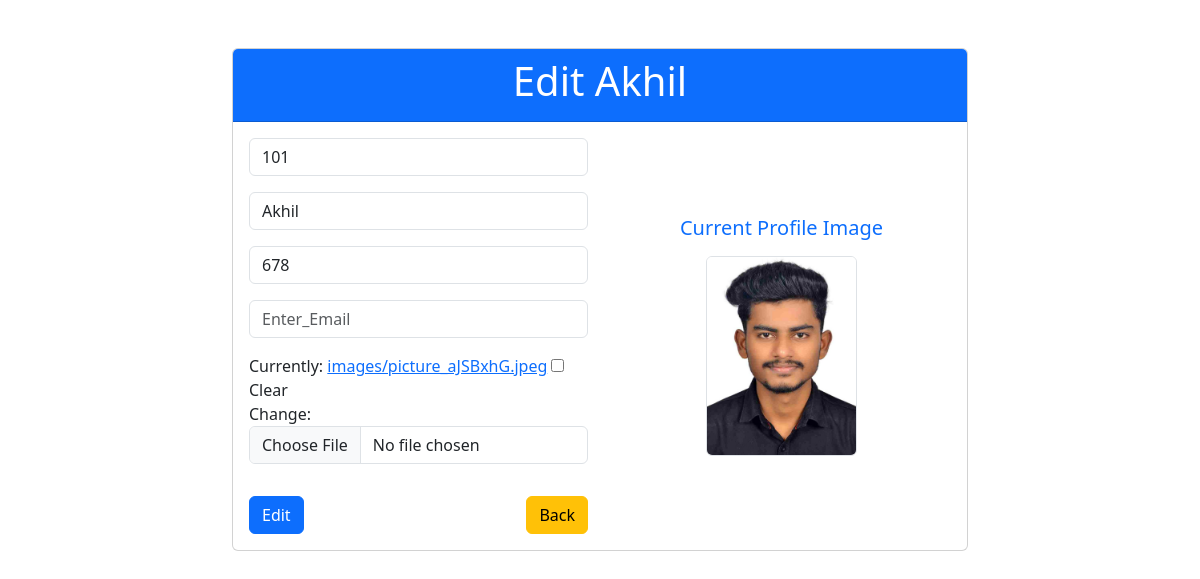
Page /edit/1/ on the committed database.
### myapp/models.py (models this page shows)
class Student(models.Model):
    StuId = models.IntegerField()
    StuName = models.CharField(max_length=30)
    Stumarks = models.IntegerField()
    StuEmail = models.EmailField(max_length=20, null=True, blank=True)
    StuImg = models.ImageField(upload_to='images/',null=True, blank=True)

### myapp/views.py (the view)
# urls.py: path('edit/<int:id>/',views.editStudent),
def editStudent(request,id):
    student = Student.objects.get(pk=id)
    form = StudentForm(instance=student)
    if request.method == 'POST':
        form = StudentForm(request.POST, request.FILES, instance=student)
        if form.is_valid():
            form.save()
            return redirect('/')
    return render(request,'myapp/edit.html',{'form':form,'student':student})

### myapp/forms.py (shortened to what this page needs)
class StudentForm(forms.ModelForm):
    StuId = forms.IntegerField()
    StuName = forms.CharField(max_length=30)
    Stumarks = forms.IntegerField()
    StuEmail = forms.EmailField(label="Email Address")
    StuImg = forms.ImageField(required=False)
    class Meta:
        model = Student
        fields = '__all__'

### templates/myapp/edit.html (shortened to what this page needs)
<!DOCTYPE html>
{% extends 'myapp/base.html' %}
{% load widget_tweaks %}
{%block contentblock%}
        <div class="container mt-5">
            <div class="row d-flex justify-content-center">
                <div class="col-md-8">
                    <div class="card">
                        <div class="card-header bg-primary">
                            <p class="h1 text-white text-center">Edit {{student.StuName}}</p>
                        </div>
                        <div class="card-body">
                            <div class="row">
                                 <div class="col-md-6">
                                    <form  method="post" enctype="multipart/form-data" novalidate>
                                        <div class="mb-3">
                                            {{form.StuId | add_class:"form-control" | attr:"placeholder=Enter_ID"}}
                                        </div>
                                         <div class="mb-3">
                                            {{form.StuName | add_class:"form-control" | attr:"placeholder=Enter_Name"}}
                                        </div>
                                         <div class="mb-3">
                                            {{form.Stumarks | add_class:"form-control" | attr:"placeholder=Enter_Marks"}}
                                        </div>
                                        <div class="form-group mb-3">
                                            {{form.StuEmail | add_class:"form-control" | attr:"placeholder=Enter_Email"}}
                                        </div>
                                         <div class="form-group mb-3">
                                            {{form.StuImg | add_class:"form-control" | attr:"placeholder=Enter_Image"}}
                                        </div>
                                        <button class="btn btn-md mt-3 btn-primary">Edit</button>
                                        <a href="/" class="btn btn-md mt-3 float-end btn-warning">Back</a>
                                     </form>
                                 </div>
                                  <div class="col-md-6 d-flex justify-content-center flex-column align-items-center">
                                        <p class="h5 text-primary text-center mb-3">Current Profile Image</p>
                                        {%if student.StuImg %}
                                            <img src="{{student.StuImg.url}}" alt="{{student.StuName}}" class="img-fluid rounded border" style="max-height: 200px; object-fit: cover;">
                                        {%else%}
                                            <div class="pt-4 text-center border rounded w-50 h-50">
                                                <p class="h6 text-muted mb-0">No Image Currently Saved</p>
                                            </div>
                                        {%endif%}
                                  </div>
                            </div>
                        </div>
                    </div>
                </div>
            </div>
        </div>
{%endblock%}

### rows in the picture
Student: StuName "Akhil", StuId "101", Stumarks "678", StuImg (picture)
